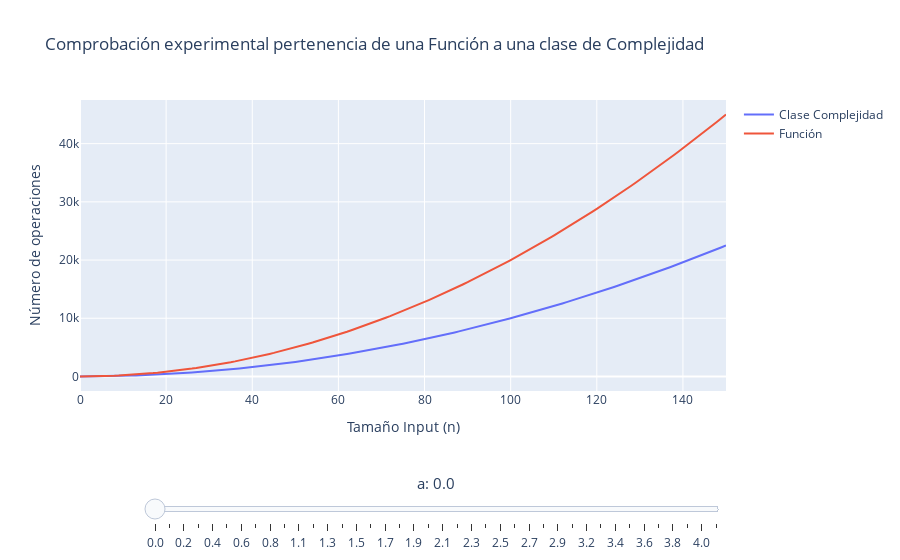

The notebook cell saved with this chart:
### Markdown cell above
### `do_schoolbook` $\in O(i^2)$ operaciones

### Code cell
O_n2 = [O_schoolbook(n) for n in range(len(L_S))]
valores_funcion = [i[2] for i in L_S]

pintar_con_deslizador(   funcion=valores_funcion, 
                        clase_complejidad=O_n2, 
                        deslizador=np.linspace(0, 4.1, 40),
                        verbose = True)
# 1s aprox

### Figure 1 — Plotly figure (JSON) as saved in the notebook; plotly's stock layout.template omitted (floating-point values rounded to 4 significant figures; data arrays with more than 128 entries replaced by an {"elided": "..."} marker saying what was removed)
{"data": [{"mode": "lines", "name": "Clase Complejidad", "type": "scatter", "x": {"elided": "151 int values"}, "y": {"elided": "151 int values"}}, {"mode": "lines", "name": "Función", "type": "scatter", "x": {"elided": "151 int values"}, "y": {"elided": "151 int values"}}], "layout": {"sliders": [{"currentvalue": {"font": {"size": 15}, "prefix": "a: ", "visible": true, "xanchor": "center"}, "len": 0.9, "steps": [{"args": [["0.0"], {"frame": {"duration": 100, "redraw": true}, "mode": "immediate", "transition": {"duration": 0}}], "label": "0.0", "method": "animate"}, {"args": [["0.10512820512820512"], {"frame": {"duration": 100, "redraw": true}, "mode": "immediate", "transition": {"duration": 0}}], "label": "0.1", "method": "animate"}, {"args": [["0.21025641025641023"], {"frame": {"duration": 100, "redraw": true}, "mode": "immediate", "transition": {"duration": 0}}], "label": "0.2", "method": "animate"}, {"args": [["0.3153846153846154"], {"frame": {"duration": 100, "redraw": true}, "mode": "immediate", "transition": {"duration": 0}}], "label": "0.3", "method": "animate"}, {"args": [["0.42051282051282046"], {"frame": {"duration": 100, "redraw": true}, "mode": "immediate", "transition": {"duration": 0}}], "label": "0.4", "method": "animate"}, {"args": [["0.5256410256410255"], {"frame": {"duration": 100, "redraw": true}, "mode": "immediate", "transition": {"duration": 0}}], "label": "0.5", "method": "animate"}, {"args": [["0.6307692307692307"], {"frame": {"duration": 100, "redraw": true}, "mode": "immediate", "transition": {"duration": 0}}], "label": "0.6", "method": "animate"}, {"args": [["0.7358974358974358"], {"frame": {"duration": 100, "redraw": true}, "mode": "immediate", "transition": {"duration": 0}}], "label": "0.7", "method": "animate"}, {"args": [["0.8410256410256409"], {"frame": {"duration": 100, "redraw": true}, "mode": "immediate", "transition": {"duration": 0}}], "label": "0.8", "method": "animate"}, {"args": [["0.946153846153846"], {"frame": {"duration": 100, "redraw": true}, "mode": "immediate", "transition": {"duration": 0}}], "label": "0.9", "method": "animate"}, {"args": [["1.051282051282051"], {"frame": {"duration": 100, "redraw": true}, "mode": "immediate", "transition": {"duration": 0}}], "label": "1.1", "method": "animate"}, {"args": [["1.1564102564102563"], {"frame": {"duration": 100, "redraw": true}, "mode": "immediate", "transition": {"duration": 0}}], "label": "1.2", "method": "animate"}, {"args": [["1.2615384615384615"], {"frame": {"duration": 100, "redraw": true}, "mode": "immediate", "transition": {"duration": 0}}], "label": "1.3", "method": "animate"}, {"args": [["1.3666666666666665"], {"frame": {"duration": 100, "redraw": true}, "mode": "immediate", "transition": {"duration": 0}}], "label": "1.4", "method": "animate"}, {"args": [["1.4717948717948717"], {"frame": {"duration": 100, "redraw": true}, "mode": "immediate", "transition": {"duration": 0}}], "label": "1.5", "method": "animate"}, {"args": [["1.5769230769230766"], {"frame": {"duration": 100, "redraw": true}, "mode": "immediate", "transition": {"duration": 0}}], "label": "1.6", "method": "animate"}, {"args": [["1.6820512820512818"], {"frame": {"duration": 100, "redraw": true}, "mode": "immediate", "transition": {"duration": 0}}], "label": "1.7", "method": "animate"}, {"args": [["1.787179487179487"], {"frame": {"duration": 100, "redraw": true}, "mode": "immediate", "transition": {"duration": 0}}], "label": "1.8", "method": "animate"}, {"args": [["1.892307692307692"], {"frame": {"duration": 100, "redraw": true}, "mode": "immediate", "transition": {"duration": 0}}], "label": "1.9", "method": "animate"}, {"args": [["1.9974358974358972"], {"frame": {"duration": 100, "redraw": true}, "mode": "immediate", "transition": {"duration": 0}}], "label": "2.0", "method": "animate"}, {"args": [["2.102564102564102"], {"frame": {"duration": 100, "redraw": true}, "mode": "immediate", "transition": {"duration": 0}}], "label": "2.1", "method": "animate"}, {"args": [["2.2076923076923074"], {"frame": {"duration": 100, "redraw": true}, "mode": "immediate", "transition": {"duration": 0}}], "label": "2.2", "method": "animate"}, {"args": [["2.3128205128205126"], {"frame": {"duration": 100, "redraw": true}, "mode": "immediate", "transition": {"duration": 0}}], "label": "2.3", "method": "animate"}, {"args": [["2.417948717948718"], {"frame": {"duration": 100, "redraw": true}, "mode": "immediate", "transition": {"duration": 0}}], "label": "2.4", "method": "animate"}, {"args": [["2.523076923076923"], {"frame": {"duration": 100, "redraw": true}, "mode": "immediate", "transition": {"duration": 0}}], "label": "2.5", "method": "animate"}, {"args": [["2.6282051282051277"], {"frame": {"duration": 100, "redraw": true}, "mode": "immediate", "transition": {"duration": 0}}], "label": "2.6", "method": "animate"}, {"args": [["2.733333333333333"], {"frame": {"duration": 100, "redraw": true}, "mode": "immediate", "transition": {"duration": 0}}], "label": "2.7", "method": "animate"}, {"args": [["2.838461538461538"], {"frame": {"duration": 100, "redraw": true}, "mode": "immediate", "transition": {"duration": 0}}], "label": "2.8", "method": "animate"}, {"args": [["2.9435897435897433"], {"frame": {"duration": 100, "redraw": true}, "mode": "immediate", "transition": {"duration": 0}}], "label": "2.9", "method": "animate"}, {"args": [["3.0487179487179485"], {"frame": {"duration": 100, "redraw": true}, "mode": "immediate", "transition": {"duration": 0}}], "label": "3.0", "method": "animate"}, {"args": [["3.1538461538461533"], {"frame": {"duration": 100, "redraw": true}, "mode": "immediate", "transition": {"duration": 0}}], "label": "3.2", "method": "animate"}, {"args": [["3.2589743589743585"], {"frame": {"duration": 100, "redraw": true}, "mode": "immediate", "transition": {"duration": 0}}], "label": "3.3", "method": "animate"}, {"args": [["3.3641025641025637"], {"frame": {"duration": 100, "redraw": true}, "mode": "immediate", "transition": {"duration": 0}}], "label": "3.4", "method": "animate"}, {"args": [["3.469230769230769"], {"frame": {"duration": 100, "redraw": true}, "mode": "immediate", "transition": {"duration": 0}}], "label": "3.5", "method": "animate"}, {"args": [["3.574358974358974"], {"frame": {"duration": 100, "redraw": true}, "mode": "immediate", "transition": {"duration": 0}}], "label": "3.6", "method": "animate"}, {"args": [["3.679487179487179"], {"frame": {"duration": 100, "redraw": true}, "mode": "immediate", "transition": {"duration": 0}}], "label": "3.7", "method": "animate"}, {"args": [["3.784615384615384"], {"frame": {"duration": 100, "redraw": true}, "mode": "immediate", "transition": {"duration": 0}}], "label": "3.8", "method": "animate"}, {"args": [["3.8897435897435892"], {"frame": {"duration": 100, "redraw": true}, "mode": "immediate", "transition": {"duration": 0}}], "label": "3.9", "method": "animate"}, {"args": [["3.9948717948717944"], {"frame": {"duration": 100, "redraw": true}, "mode": "immediate", "transition": {"duration": 0}}], "label": "4.0", "method": "animate"}, {"args": [["4.1"], {"frame": {"duration": 100, "redraw": true}, "mode": "immediate", "transition": {"duration": 0}}], "label": "4.1", "method": "animate"}], "transition": {"duration": 0}, "x": 0.1, "y": -0.2}], "title": {"text": "Comprobación experimental pertenencia de una Función a una clase de Complejidad"}, "xaxis": {"title": {"text": "Tamaño Input (n)"}}, "yaxis": {"title": {"text": "Número de operaciones"}}}}
